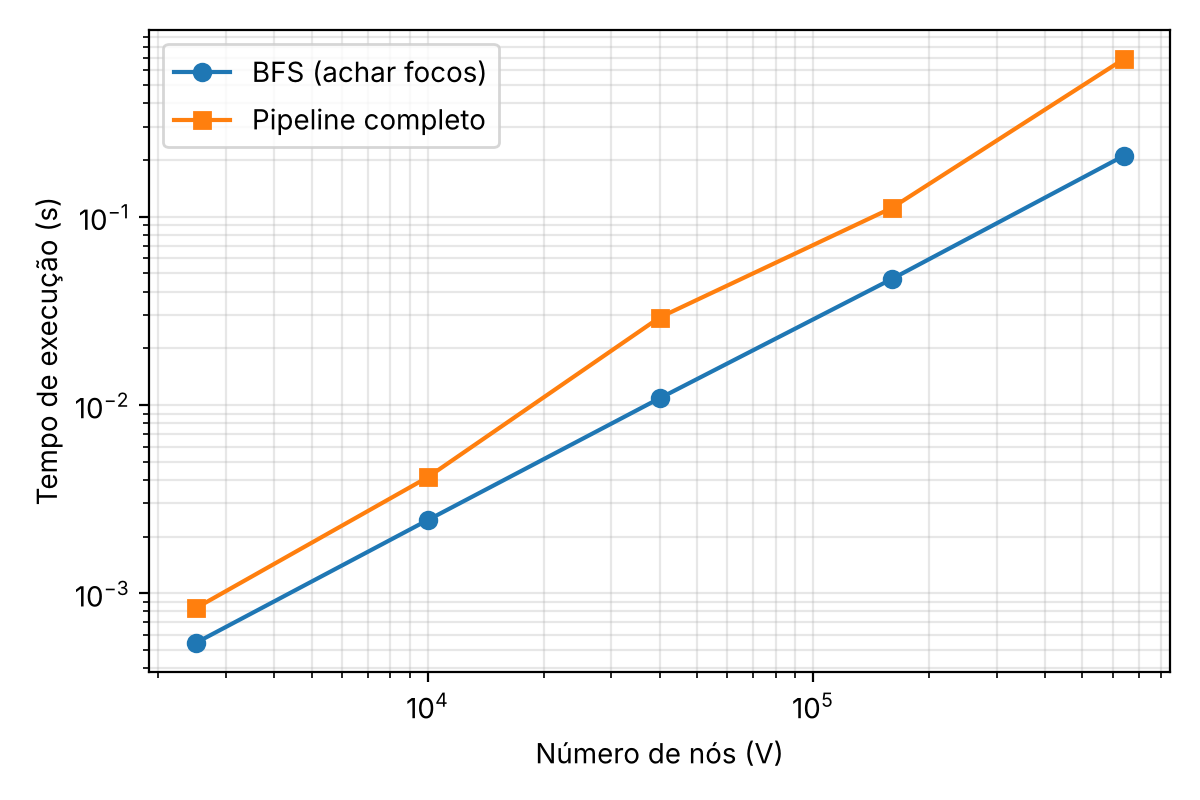

Python code for this plot:
"""Experimento de escalabilidade: tempo de execução x tamanho da lavoura.

Mede, para lavouras de 50x50 até 800x800 plantas (2.500 a 640.000 vértices):
  - o tempo só da BFS (achar os focos);
  - o tempo do pipeline completo (BFS + filtro + percursos + ordem de visita).
Cada tempo é a mediana de REPETICOES execuções. A BFS deve crescer de forma
aproximadamente linear em V + E. O gráfico (escala log-log) é salvo em
escalabilidade.png.

Uso:  python3 escalabilidade.py
"""
import time
import numpy as np
import matplotlib
matplotlib.use("Agg")                    # backend sem janela (funciona em servidor)
import matplotlib.pyplot as plt
from componentes_bfs import achar_focos
from rota_drone import percurso_no_foco, custo_rota, vizinho_mais_proximo

# ----------------- parâmetros -----------------
TAMANHOS = [50, 100, 200, 400, 800]   # lavoura N x N
LIMIAR = 0.5
RUIDO = 0.08
MIN_CELULAS = 5
REPETICOES = 3                         # repete e pega a mediana do tempo


def gerar(N, seed=0):
    """Lavoura N x N com densidade fixa de focos (1 foco a cada ~600 células)."""
    K = max(3, N * N // 600)             # número de focos cresce com a área
    rng = np.random.default_rng(seed)
    verdade = np.zeros((N, N))
    for _ in range(K):
        cx, cy = rng.uniform(0, N, 2)
        r = rng.uniform(2.5, 5)
        # Calcula a gaussiana só numa janela de ~3 raios ao redor do centro,
        # em vez de na lavoura inteira, para a geração não dominar o tempo.
        m = int(3 * r) + 1
        i0, i1 = max(int(cy) - m, 0), min(int(cy) + m + 1, N)
        j0, j1 = max(int(cx) - m, 0), min(int(cx) + m + 1, N)
        yy, xx = np.mgrid[i0:i1, j0:j1]
        verdade[i0:i1, j0:j1] += np.exp(-((xx - cx) ** 2 + (yy - cy) ** 2) / (2 * r ** 2))
    return np.clip(verdade + rng.normal(0, RUIDO, (N, N)), 0, 1)


def mediana_tempo(funcao):
    """Executa `funcao` REPETICOES vezes; devolve (mediana do tempo em s, resultado)."""
    tempos = []
    for _ in range(REPETICOES):
        t0 = time.perf_counter()
        resultado = funcao()
        tempos.append(time.perf_counter() - t0)
    return float(np.median(tempos)), resultado


def pipeline(obs):
    """Pipeline completo do método; devolve o número de focos detectados."""
    focos = [f for f in achar_focos(obs, LIMIAR) if len(f) >= MIN_CELULAS]
    percursos = [percurso_no_foco(f) for f in focos]
    custo_rota(vizinho_mais_proximo(percursos), percursos)
    return len(focos)


print(f"{'N':>5} | {'Nós (V)':>9} | {'Arestas (E)':>11} | {'Focos':>5} | {'BFS (s)':>8} | {'Total (s)':>9} | {'BFS x anterior':>14}")
print("-" * 78)

Vs, t_bfs, t_tot = [], [], []
for N in TAMANHOS:
    obs = gerar(N)
    V, E = N * N, 2 * N * (N - 1)        # vértices e arestas da grade 4-conexa
    tb, _ = mediana_tempo(lambda: achar_focos(obs, LIMIAR))
    tt, n_focos = mediana_tempo(lambda: pipeline(obs))
    # Quantas vezes o tempo da BFS cresceu em relação ao tamanho anterior.
    razao = f"{tb / t_bfs[-1]:>13.1f}x" if t_bfs else f"{'—':>14}"
    print(f"{N:>5} | {V:>9} | {E:>11} | {n_focos:>5} | {tb:>8.4f} | {tt:>9.4f} | {razao}")
    Vs.append(V); t_bfs.append(tb); t_tot.append(tt)

# Gráfico log-log: uma reta indica crescimento polinomial (aqui, ~linear).
plt.figure(figsize=(6, 4))
plt.loglog(Vs, t_bfs, "o-", label="BFS (achar focos)")
plt.loglog(Vs, t_tot, "s-", label="Pipeline completo")
plt.xlabel("Número de nós (V)")
plt.ylabel("Tempo de execução (s)")
plt.grid(True, which="both", alpha=0.3)
plt.legend()
plt.tight_layout()
plt.savefig("escalabilidade.png", dpi=200)
print("\nGráfico salvo em escalabilidade.png")
